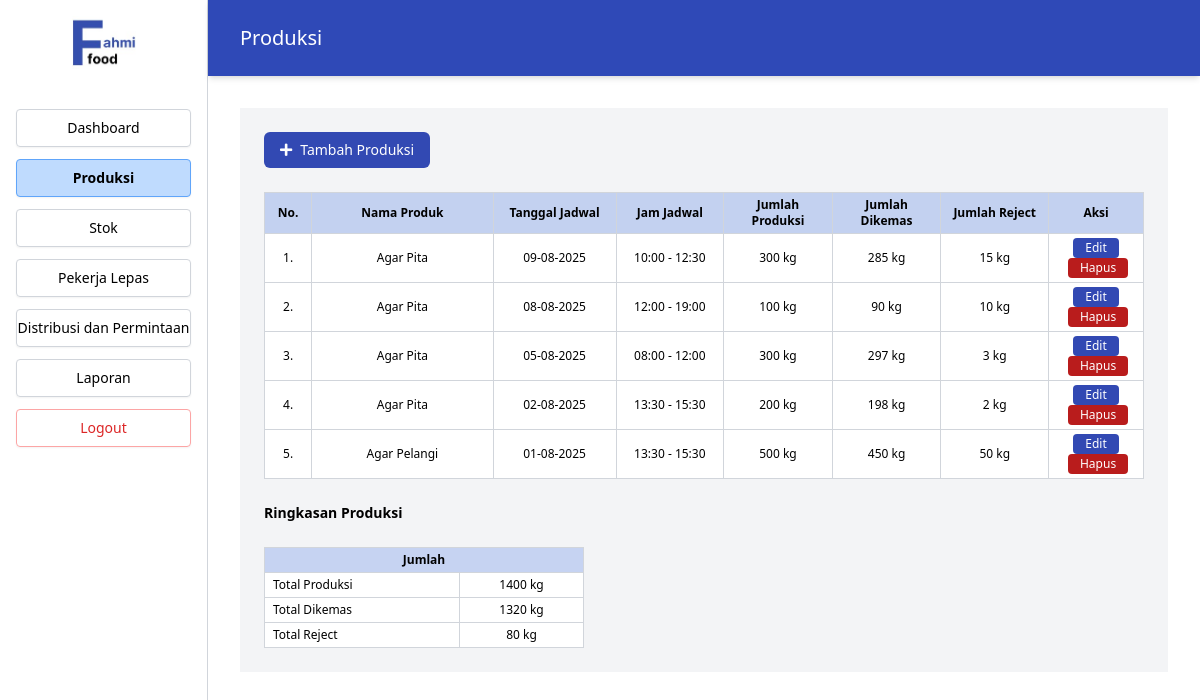
/Index.php?page=produksi (signed in), run on an earlier commit of the app's database.
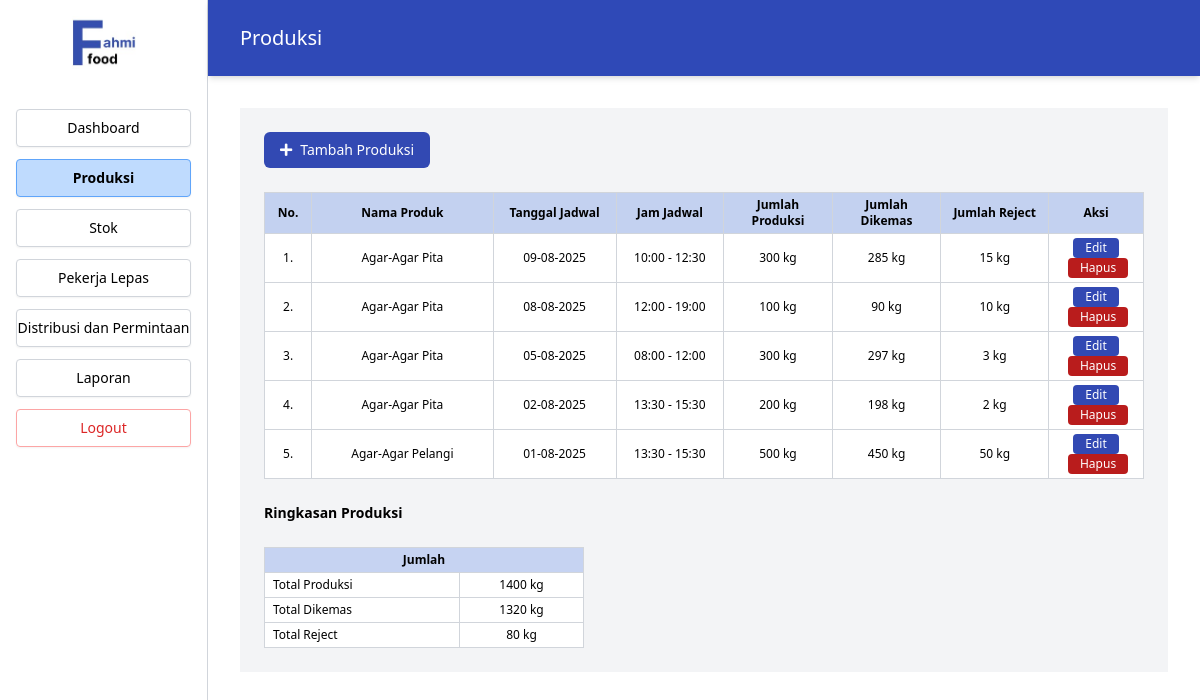
And on a later commit of the database.
### tables this page shows
CREATE TABLE `produksi` (
  `id_produksi` int(11) NOT NULL,
  `id_produk` int(11) NOT NULL,
  `id_jadwal` int(11) DEFAULT NULL,
  `id_admin` int(11) DEFAULT NULL,
  `jumlah_produksi` int(11) DEFAULT NULL,
  `tgl_produksi` date DEFAULT NULL,
  `jumlah_dikemas` int(11) DEFAULT NULL,
  `jumlah_reject` int(11) DEFAULT NULL
);

CREATE TABLE `produk` (
  `id_produk` int(11) NOT NULL,
  `nama_produk` varchar(100) NOT NULL
);

CREATE TABLE `jadwal` (
  `id_jadwal` int(11) NOT NULL,
  `tanggal` date DEFAULT NULL,
  `waktu` time DEFAULT NULL,
  `waktu_mulai` time DEFAULT NULL,
  `waktu_selesai` time DEFAULT NULL,
  `jenis_kegiatan` varchar(100) DEFAULT NULL,
  `id_admin` int(11) DEFAULT NULL
);

### src/Produksi.php (the view, shortened to what the changed rows need)
<?php
include 'koneksi.php';
$sql_produksi = "SELECT prod.*, p.nama_produk, j.tanggal, j.waktu_mulai, j.waktu_selesai
                 FROM produksi prod
                 JOIN produk p ON prod.id_produk = p.id_produk
                 JOIN jadwal j ON prod.id_jadwal = j.id_jadwal
                 ORDER BY j.tanggal DESC";
$produksi_list = $pdo->query($sql_produksi)->fetchAll(PDO::FETCH_ASSOC);
?>
<main class="flex-1 bg-gray-100">
  <section class="p-6 overflow-x-auto space-y-6">
    <div class="overflow-x-auto mt-4">
      <table class="w-full border border-gray-300 text-sm border-collapse bg-white">
        <thead class="bg-[#c3d1f0] sticky top-0 z-10">
          <tr class="text-center text-xs font-normal text-black">
            <th class="border border-gray-300 px-2 py-1 w-12">No.</th>
            <th class="border border-gray-300 px-2 py-1 w-48">Nama Produk</th>
            <th class="border border-gray-300 px-2 py-1 w-32">Tanggal Jadwal</th>
            <th class="border border-gray-300 px-2 py-1 w-28">Jam Jadwal</th>
            <th class="border border-gray-300 px-2 py-1 w-28">Jumlah Produksi</th>
            <th class="border border-gray-300 px-2 py-1 w-28">Jumlah Dikemas</th>
            <th class="border border-gray-300 px-2 py-1 w-28">Jumlah Reject</th>
            <th class="border border-gray-300 px-2 py-1 w-24">Aksi</th>
          </tr>
        </thead>
        <tbody class="text-center text-xs text-black">
          <?php if (empty($produksi_list)): ?>
            <tr>
              <td colspan="8" class="border border-gray-300 px-2 py-4 text-center text-gray-500">
                Belum ada data produksi. Silakan tambahkan.
              </td>
            </tr>
          <?php else: ?>
            <?php foreach ($produksi_list as $index => $item): ?>
              <tr>
                <td class="border border-gray-300 px-2 py-1"><?php echo $index + 1; ?>.</td>
                <td class="border border-gray-300 px-2 py-1"><?php echo htmlspecialchars($item["nama_produk"]); ?></td>
                <td class="border border-gray-300 px-2 py-1"><?php echo htmlspecialchars(date('d-m-Y', strtotime($item["tanggal"]))); ?></td>
                <td class="border border-gray-300 px-2 py-1"><?php echo htmlspecialchars(substr($item["waktu_mulai"],0,5) . ' - ' . substr($item["waktu_selesai"],0,5)); ?></td>
                <td class="border border-gray-300 px-2 py-1"><?php echo htmlspecialchars($item["jumlah_produksi"]); ?> kg</td>
                <td class="border border-gray-300 px-2 py-1"><?php echo htmlspecialchars($item["jumlah_dikemas"]); ?> kg</td>
                <td class="border border-gray-300 px-2 py-1"><?php echo htmlspecialchars($item["jumlah_reject"]); ?> kg</td>
                <td class="border border-gray-300 px-2 py-1 space-x-1">
                  <button type="button" class="btnEdit bg-[#3249b3] text-white text-xs px-3 py-0.5 rounded hover:bg-[#2a3b8a] transition-colors"
                    data-id-produksi="<?php echo $item['id_produksi']; ?>"
                    data-id-produk="<?php echo $item['id_produk']; ?>"
                    data-id-jadwal="<?php echo $item['id_jadwal']; ?>"
                    data-nama-produk="<?php echo htmlspecialchars($item['nama_produk']); ?>"
                    data-tanggal="<?php echo $item['tanggal']; ?>"
                    data-jam="<?php echo substr($item["waktu_mulai"],0,5) . ' - ' . substr($item["waktu_selesai"],0,5); ?>"
                    data-jumlah-produksi="<?php echo $item['jumlah_produksi']; ?>"
                    data-jumlah-dikemas="<?php echo $item['jumlah_dikemas']; ?>"
                    data-jumlah-reject="<?php echo $item['jumlah_reject']; ?>"
                  >Edit</button>
                  <button type="button" class="btnHapus bg-red-700 text-white text-xs px-3 py-0.5 rounded hover:bg-red-800 transition-colors"
                    data-id-produksi="<?php echo $item['id_produksi']; ?>">Hapus</button>
                </td>
              </tr>
            <?php endforeach; ?>
          <?php endif; ?>
        </tbody>
      </table>
    </div>
    <table class="w-full max-w-xs border border-gray-300 border-collapse text-xs text-black bg-white mt-1">
      <thead>
        <tr class="bg-[#c6d3f2] text-center font-normal">
          <th class="border border-gray-300 px-2 py-1" colspan="2">Jumlah</th>
        </tr>
      </thead>
    </table>
  </section>
</main>

What changed in the data, as far as the page shows it:
changed through a linked row, produksi (number 1 of 5 on the later page): id_produk.nama_produk "Agar Pita" → "Agar-Agar Pita"
changed through a linked row, produksi (number 2 of 5 on the later page): id_produk.nama_produk "Agar Pita" → "Agar-Agar Pita"
changed through a linked row, produksi (number 3 of 5 on the later page): id_produk.nama_produk "Agar Pita" → "Agar-Agar Pita"
changed through a linked row, produksi (number 4 of 5 on the later page): id_produk.nama_produk "Agar Pita" → "Agar-Agar Pita"
changed through a linked row, produksi: id_produk.nama_produk "Agar Pelangi" → "Agar-Agar Pelangi"
